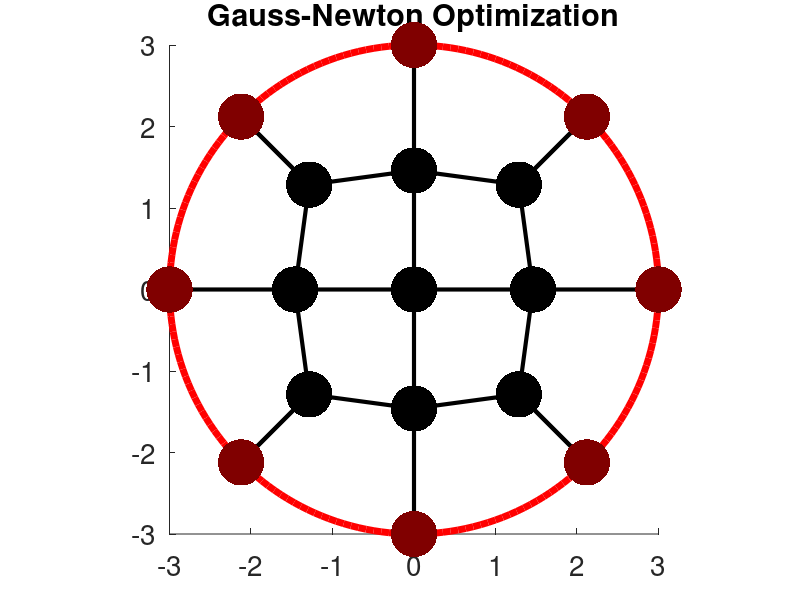
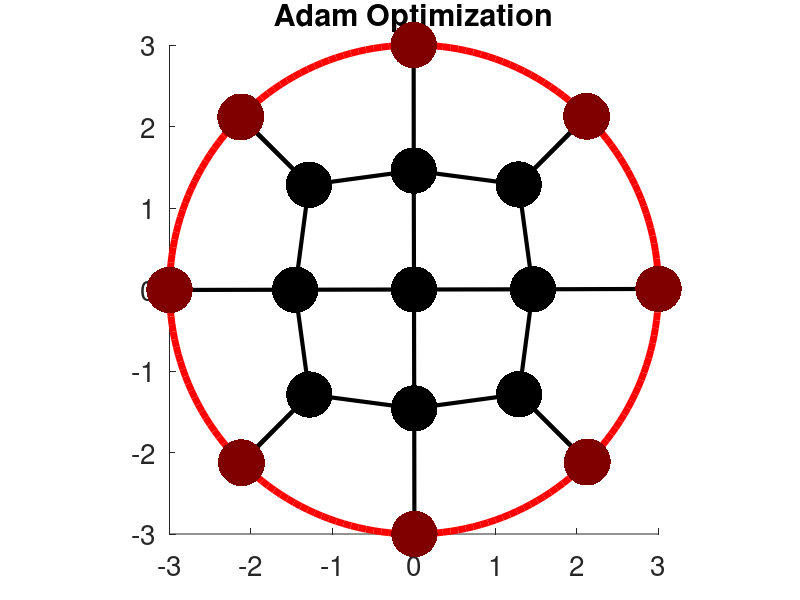
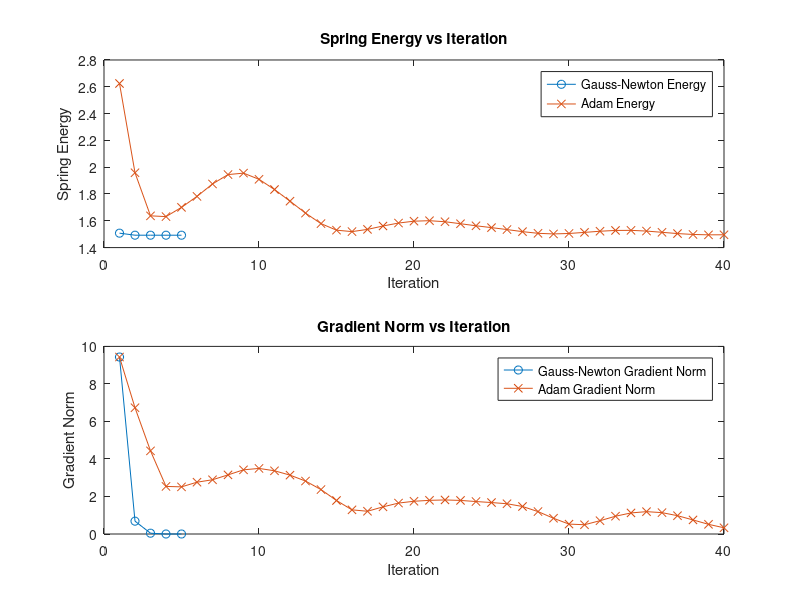

Recreate these plots in MATLAB, in order.
function SpringSystem()
    close all;
Rhoop = 3; % the radius of the hoop
r0 = 1; % the equilibrial length of the springs
kappa = 1; % the spring constant
Nnodes = 21;
A = zeros(Nnodes,Nnodes); % spring adjacency matrix
% vertical springs
for k = 1 : 3
    A(k,k+4) = 1;
end
for k = 5 : 7  
    A(k,k+5) = 1;
end
for k = 10 : 12  
    A(k,k+5) = 1;
end
for k = 15 : 17  
    A(k,k+4) = 1;
end
% horizontal springs
for k = 4 : 7
    A(k,k+1) = 1;
end
for k = 9 : 12  
    A(k,k+1) = 1;
end
for k = 14 : 17  
    A(k,k+1) = 1;
end
% symmetrize
Asymm = A + A';
%indices of nodes on the hoop
ind_hoop = [0,3,8,13,18,19,20,17,12,7,2,1] + 1;
Nhoop = length(ind_hoop);
% indices of free nodes (not attached to the hoop)
ind_free = [4,5,6,9,10,11,14,15,16] + 1;
Nfree = length(ind_free);
% list of springs
[springs_0,springs_1] = ind2sub([Nnodes,Nnodes],find(A));
springs = [springs_0';springs_1'];

Nsprings = length(springs_0);
% maps indices of nodes to their indices in the gradient vector

%% Initialization

% Initial angles for the nodes are uniformly distributed around the range of 2*pi
% startting from theta0 and going counterclockwise
theta0 = 2*pi/3;
theta = theta0 + linspace(0,2*pi,Nhoop+1)';
theta(end) = [];
% Initial positions
pos = zeros(Nnodes,2);
pos(ind_hoop,1) = Rhoop*cos(theta);
pos(ind_hoop,2) = Rhoop*sin(theta);
pos(ind_free,1) = [-1.,0.,1.,-1.,0.,1.,-1.,0.,1.]';
pos(ind_free,2) = [1.,1.,1.,0.,0.,0.,-1.,-1.,-1.]'; 

% Initiallize the vector of parameters to be optimized
vec = [theta;pos(ind_free,1);pos(ind_free,2)]; % a column vector with 30 components

% Results storage
results = struct();

%% Gauss-Newton Optimization
  vec_gn = vec;
  tol = 1e-6;
  max_iter = 100;
  iter = 0;
  gn_energy = [];
  gn_gradient_norm = [];

  while true
      grad = compute_gradient(vec_gn, Asymm, r0, kappa, Rhoop, ind_hoop, ind_free);
      J = compute_jacobian(vec_gn, Asymm, r0, kappa, Rhoop, ind_hoop, ind_free);

      % Gauss-Newton step
      delta_vec = -pinv(J' * J) * J' * grad;
      vec_gn = vec_gn + delta_vec;

      % Store energy and gradient norm
       gn_energy(end+1) = Energy(vec_gn, springs, r0, kappa, Rhoop, ind_hoop, ind_free);
       gn_gradient_norm(end+1) = norm(grad);

     % Convergence check
       if norm(delta_vec) < tol || iter >= max_iter
          break;
       end
       iter = iter + 1;
  end

% Store Gauss-Newton results
results.gn_energy = gn_energy;
results.gn_gradient_norm = gn_gradient_norm;
results.gn_vec = vec_gn;
fprintf('Gauss-Newton Minimal Spring Energy: %.6f\n', gn_energy(end));
[~, pos_gn] = vec_to_pos(vec_gn, Rhoop, ind_hoop, ind_free);
fprintf('Gauss-Newton Gradient Norm: %.6f\n', gn_gradient_norm(end));
fprintf('Gauss-Newton Final Node Positions:\n');
disp(pos_gn);

%% Adam Optimization
vec_a = vec;
tol = 1e-6;
max_iter = 100;
alpha = 0.1; % Learning rate
beta1 = 0.9; % Exponential decay rate for momentum
beta2 = 0.999; % Exponential decay rate for the second moment
epsilon = 1e-8; % Small value to avoid division by zero

m = zeros(size(vec_a)); % Initialize 1st moment vector
v = zeros(size(vec_a)); % Initialize 2nd moment vector
iter = 0;
a_energy = [];
a_gradient_norm = [];

while true
% Compute gradient
grad = compute_gradient(vec_a, Asymm, r0, kappa, Rhoop, ind_hoop, ind_free);

% Nesterov step (lookahead position)
m = beta1 * m + (1 - beta1) * grad; % Update biased first moment estimate
v = beta2 * v + (1 - beta2) * (grad .^ 2); % Update biased second moment estimate

m_hat = m / (1 - beta1^(iter + 1)); % Bias-corrected first moment estimate
v_hat = v / (1 - beta2^(iter + 1)); % Bias-corrected second moment estimate

% Update vector using Nesterov momentum and Adam
 vec_prev = vec_a;
 vec_a = vec_a - alpha * (m_hat ./ (sqrt(v_hat) + epsilon));

% Store energy and gradient norm
 a_energy(end+1) = Energy(vec_a, springs, r0, kappa, Rhoop, ind_hoop, ind_free);
 a_gradient_norm(end+1) = norm(grad);

% Convergence check
  if norm(vec_a - vec_prev) < tol || iter >= max_iter
       break;
  end
      iter = iter + 1;
end

% Store Adam results
results.a_energy = a_energy;
results.a_gradient_norm = a_gradient_norm;
results.a_vec = vec_a;
fprintf('Nesterov-Adam Minimal Spring Energy: %.6f\n', a_energy(end));
[~, pos_a] = vec_to_pos(vec_a, Rhoop, ind_hoop, ind_free);
fprintf('Adam Gradient Norm: %.6f\n', a_gradient_norm(end));
fprintf('Adam Final Node Positions:\n');
disp(pos_a);

%% Visualization
% Final positions for Gauss-Newton
draw_spring_system(pos_gn, springs, Rhoop, ind_hoop, ind_free);
title('Gauss-Newton Optimization');

% Final positions for Nesterov-Adam
draw_spring_system(pos_a, springs, Rhoop, ind_hoop, ind_free);
title('Adam Optimization');

% Plot energy vs iteration
figure;
subplot(2, 1, 1);
plot(1:length(gn_energy), gn_energy, '-o', 'DisplayName', 'Gauss-Newton Energy');
hold on;
plot(1:length(a_energy), a_energy, '-x', 'DisplayName', 'Adam Energy');
xlabel('Iteration');
ylabel('Spring Energy');
legend;
title('Spring Energy vs Iteration');
xlim([0 40])

% Plot gradient norm vs iteration
subplot(2, 1, 2);
plot(1:length(gn_gradient_norm), gn_gradient_norm, '-o', 'DisplayName', 'Gauss-Newton Gradient Norm');
hold on;
plot(1:length(a_gradient_norm), a_gradient_norm, '-x', 'DisplayName', 'Adam Gradient Norm');
xlabel('Iteration');
ylabel('Gradient Norm');
legend;
title('Gradient Norm vs Iteration');
xlim([0 40])
end


function J = compute_jacobian(vec, Asymm, r0, kappa, R, ind_hoop, ind_free)
epsilon = 1e-8;
n = length(vec);
J = zeros(n, n);
for i = 1:n
    vec_perturbed = vec;
    vec_perturbed(i) = vec_perturbed(i) + epsilon;
    grad_perturbed = compute_gradient(vec_perturbed, Asymm, r0, kappa, R, ind_hoop, ind_free);
    grad = compute_gradient(vec, Asymm, r0, kappa, R, ind_hoop, ind_free);
    J(:, i) = (grad_perturbed - grad) / epsilon;
end
end

%%
function draw_spring_system(pos,springs,R,ind_hoop,ind_free)
% draw the hoop 
figure;
hold on;
t = linspace(0,2*pi,200);
plot(R*cos(t),R*sin(t),'linewidth',5,'color','r');
% plot springs
Nsprings = size(springs,2);
for k = 1 : Nsprings
    j0 = springs(1,k);
    j1 = springs(2,k);
    plot([pos(j0,1),pos(j1,1)],[pos(j0,2),pos(j1,2)],'linewidth',3,'color','k');
end
% plot nodes
plot(pos(ind_hoop,1),pos(ind_hoop,2),'.','Markersize',100,'Color',[0.5,0,0]);
plot(pos(ind_free,1),pos(ind_free,2),'.','Markersize',100,'Color','k');
set(gca,'Fontsize',20);
daspect([1,1,1]);
end

%% 
function grad = compute_gradient(vec,Asymm,r0,kappa,R,ind_hoop,ind_free)
    [theta,pos] = vec_to_pos(vec,R,ind_hoop,ind_free);    
    Nhoop = length(ind_hoop);
    g_hoop = zeros(Nhoop,1); % gradient with respect to the angles of the hoop nodes
    Nfree = length(ind_free);
    g_free = zeros(Nfree,2); % gradient with respect to the x- and y-components of the free nodes
    for k = 1 : Nhoop
        ind = find(Asymm(ind_hoop(k),:)); % index of the node adjacent to the kth node on the hoop
        rvec = pos(ind_hoop(k),:) - pos(ind,:); % the vector from that adjacent node to the kth node on the hoop
        rvec_length = norm(rvec); % the length of this vector
        g_hoop(k) = (rvec_length - r0)*R*kappa*(rvec(1)*(-sin(theta(k))) + rvec(2)*cos(theta(k)))/rvec_length;
    end
    for k  = 1 : Nfree
        ind = find(Asymm(ind_free(k),:)); % indices of the nodes adjacent to the kth free node
        Nneib = length(ind);
        for j = 1 : Nneib
            rvec = pos(ind_free(k),:) - pos(ind(j),:); % the vector from the jth adjacent node to the kth free node 
            rvec_length = norm(rvec);  % the length of this vector
            g_free(k,:) = g_free(k,:) + (rvec_length - r0)*R*kappa*rvec/rvec_length;
        end
    end
    % return a single 1D vector
    grad = [g_hoop;g_free(:,1);g_free(:,2)];
end

%%
function E = Energy(vec,springs,r0,kappa,R,ind_hoop,ind_free)
    [~,pos] = vec_to_pos(vec,R,ind_hoop,ind_free);
    Nsprings = size(springs,2);
    E = 0.;
    for k =1 : Nsprings
        j0 = springs(1,k);
        j1 = springs(2,k);
        rvec = pos(j0,:) - pos(j1,:);
        rvec_length = norm(rvec);       
        E = E + kappa*(rvec_length - r0)^2;
    end
    E = E*0.5;
end

%%
function [theta,pos] = vec_to_pos(vec,R,ind_hoop,ind_free)
    Nhoop = length(ind_hoop);
    Nfree = length(ind_free);
    Nnodes = Nhoop + Nfree;
    theta = vec(1:Nhoop);
    pos = zeros(Nnodes,2);
    pos(ind_hoop,1) = R*cos(theta);
    pos(ind_hoop,2) = R*sin(theta);
    % positions of the free nodes
    pos(ind_free,1) = vec(Nhoop+1:Nnodes);
    pos(ind_free,2) = vec(Nnodes+1:end); 
end

